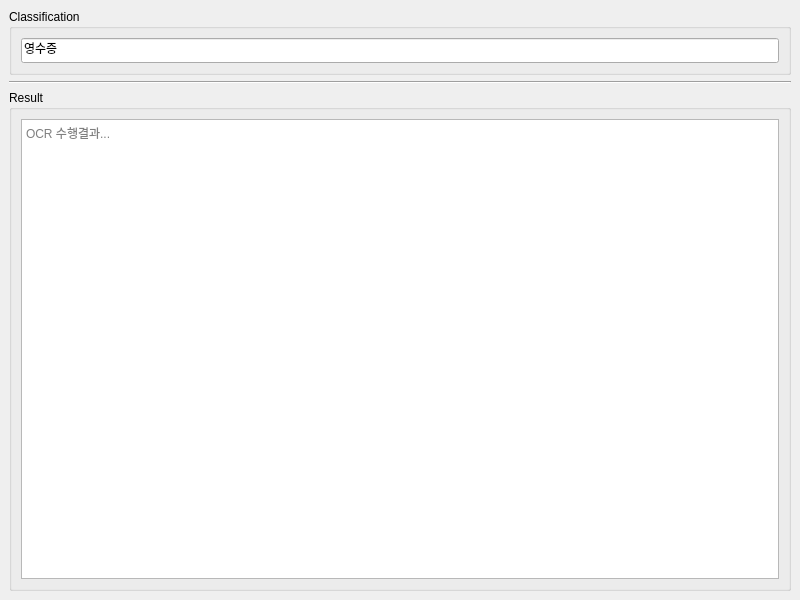
<?xml version="1.0" encoding="UTF-8"?>
<ui version="4.0">
 <class>MainWindow</class>
 <widget class="QMainWindow" name="MainWindow">
  <property name="geometry">
   <rect>
    <x>0</x>
    <y>0</y>
    <width>800</width>
    <height>600</height>
   </rect>
  </property>
  <property name="windowTitle">
   <string>Result View Widget</string>
  </property>
  <widget class="QWidget" name="centralwidget">
   <layout class="QGridLayout" name="gridLayout_2">
    <item row="0" column="0">
     <layout class="QVBoxLayout" name="verticalLayout_2">
      <item>
       <widget class="QGroupBox" name="grp_classification">
        <property name="maximumSize">
         <size>
          <width>16777215</width>
          <height>80</height>
         </size>
        </property>
        <property name="title">
         <string>Classification</string>
        </property>
        <layout class="QVBoxLayout" name="verticalLayout">
         <item>
          <widget class="QLineEdit" name="edt_classification">
           <property name="minimumSize">
            <size>
             <width>0</width>
             <height>25</height>
            </size>
           </property>
           <property name="text">
            <string>영수증</string>
           </property>
          </widget>
         </item>
        </layout>
       </widget>
      </item>
      <item>
       <widget class="Line" name="line">
        <property name="orientation">
         <enum>Qt::Horizontal</enum>
        </property>
       </widget>
      </item>
      <item>
       <widget class="QGroupBox" name="grp_result">
        <property name="title">
         <string>Result</string>
        </property>
        <layout class="QGridLayout" name="gridLayout">
         <item row="0" column="0">
          <widget class="QTextEdit" name="edt_ocrResult">
           <property name="html">
            <string>&lt;!DOCTYPE HTML PUBLIC &quot;-//W3C//DTD HTML 4.0//EN&quot; &quot;http://www.w3.org/TR/REC-html40/strict.dtd&quot;&gt;
&lt;html&gt;&lt;head&gt;&lt;meta name=&quot;qrichtext&quot; content=&quot;1&quot; /&gt;&lt;style type=&quot;text/css&quot;&gt;
p, li { white-space: pre-wrap; }
&lt;/style&gt;&lt;/head&gt;&lt;body style=&quot; font-family:'.AppleSystemUIFont'; font-size:13pt; font-weight:400; font-style:normal;&quot;&gt;
&lt;p style=&quot;-qt-paragraph-type:empty; margin-top:0px; margin-bottom:0px; margin-left:0px; margin-right:0px; -qt-block-indent:0; text-indent:0px;&quot;&gt;&lt;br /&gt;&lt;/p&gt;&lt;/body&gt;&lt;/html&gt;</string>
           </property>
           <property name="placeholderText">
            <string>OCR 수행결과...</string>
           </property>
          </widget>
         </item>
        </layout>
       </widget>
      </item>
     </layout>
    </item>
   </layout>
  </widget>
 </widget>
 <resources/>
 <connections/>
</ui>
